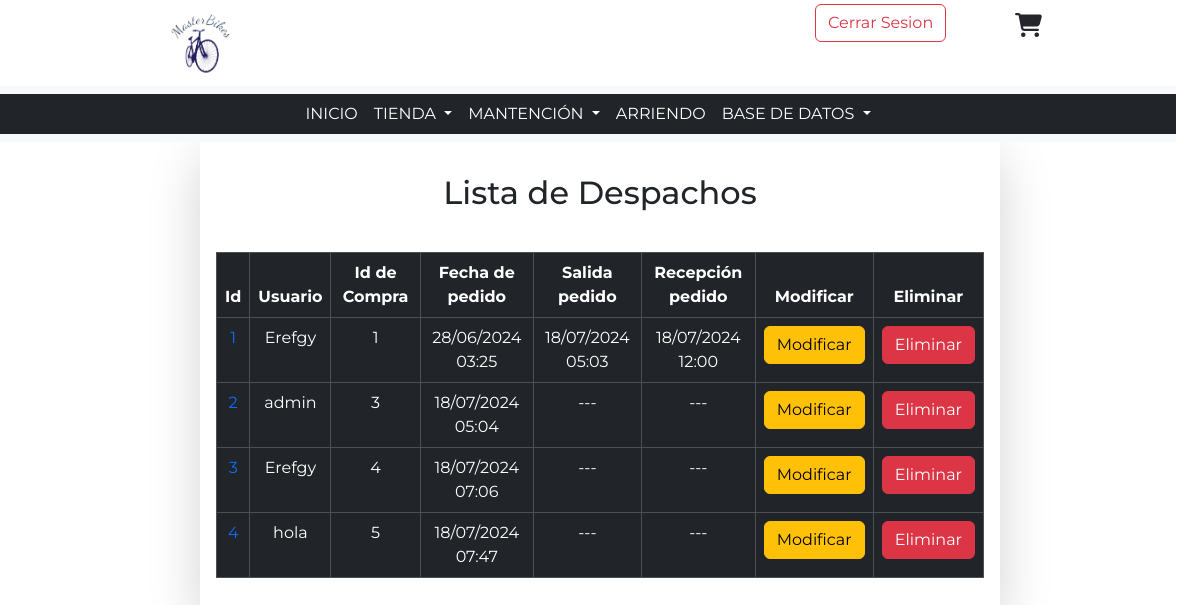
The app's page /accounts/crud-despacho/0 (signed in) with its own data.
### MasterBikes/models.py (models this page shows, shortened)
class Despacho(models.Model):
    id_despacho = models.AutoField(primary_key=True, db_column="idDespacho")
    id_pago = models.ForeignKey(
        "Pago", on_delete=models.CASCADE, db_column="idPago"
    )
    pedido = models.DateTimeField(blank=True,null=True)
    envio = models.DateTimeField(blank=True,null=True)
    recibo = models.DateTimeField(blank=True,null=True)

class Pago(models.Model):
    id_pago = models.AutoField(primary_key=True, db_column="idPago")
    rut = models.ForeignKey(
        "Usuario", on_delete=models.CASCADE, db_column="rut"
    )
    total = models.IntegerField()
    id_forma_pago = models.ForeignKey(
        "FormaPago", on_delete=models.CASCADE, db_column="idFormaPago"
    )
    domicilio = models.BooleanField()

class Usuario(models.Model):
    user = models.OneToOneField(User, on_delete=models.CASCADE)
    rut = models.CharField(primary_key=True, max_length=10)
    id_tipo_usuario = models.ForeignKey(
        "TipoUsuario", on_delete=models.CASCADE, db_column="idTipoUsuario"
    )

### MasterBikes/views.py (the view)
# urls.py: path('crud-despacho/<int:pk>', views.crud_despacho, name='crud-despacho'),
@login_required
def crud_despacho(request,pk):
    despachos = Despacho.objects.all()
    us = Usuario.objects.get(user=request.user)
    despacho = Despacho.objects.all()
    f = 'filtro'
    c = False
    if pk == 0:
        despachos = Despacho.objects.all()
    else:
        f = 'sin'
        pag = Pago.objects.get(id_pago = str(pk))
        despacho = Despacho.objects.get(id_pago = pag)
    detalles = Detalle.objects.all()
    if c:
        context={
            "f":f,
            "despacho":despacho,
            "despachos":despachos,
            "detalles":detalles
        }
    else:
        context={
            "f":f,
            "a":"sssss",
            "despacho":despacho,
            "despachos":despachos,
            "detalles":detalles
        }
    return render(request, 'pages/despliegue/crud_despacho.html', context)

### MasterBikes/templates/pages/despliegue/crud_despacho.html (shortened to what this page needs)
<!DOCTYPE html>
<html lang="en">
<head>
    {% load static %}
    <link rel="stylesheet" href="{% static 'css/bootstrap.min.css'%}">
    <link rel="stylesheet" href="{% static 'css/style.css'%}">
    <link rel="stylesheet" href="https://cdnjs.cloudflare.com/ajax/libs/font-awesome/6.2.1/css/all.min.css">
</head>
<body>
    {% include 'base/header_admin.html' %}
    <main>
        <div class="container">
            <div class="row">
                <div class="col-md-8 shadow-lg mx-auto text-center p-3">
                    {% if a %}
                    {% if f == 'filtro' %}
                        <h2 class="my-3">Lista de Despachos</h2>
                    {% elif f == 'sin' %}
                        <h2 class="my-3">Despacho de la compra id: {{despacho.id_pago.id_pago}}</h2>
                    {% endif %}
                    <br>
                    <table class="table table-dark table-hover table-bordered">
                        <thead>
                            <th>Id</th>
                            <th>Usuario</th>
                            <th>Id de Compra</th>
                            <th>Fecha de pedido</th>
                            <th>Salida pedido</th>
                            <th>Recepción pedido</th>
                            {% if request.session.tipo != 'Cliente' %}
                                <th>Modificar</th>
                                <th>Eliminar</th>
                            {% endif %}
                        </thead>
                        <tbody>
                            {% if f == 'filtro' %}
                                {% if despachos %}
                                    {% for tmp in despachos %}
                                        <tr>
                                            <td><a href="{% url 'crud-despacho' pk=tmp.id_pago.id_pago %}">{{tmp.id_despacho}}</a></td>
                                            <td>{{tmp.id_pago.rut.user.username}}</td>
                                            <td>{{tmp.id_pago.id_pago}}</td>
                                            <td>{{tmp.pedido|date:"d/m/Y H:i"}}</td>
                                            {% if tmp.envio %}
                                                <td>{{tmp.envio|date:"d/m/Y H:i"}}</td>
                                            {% else %}
                                                <td>---</td>
                                            {% endif %}
                                            {% if tmp.recibo %}
                                                <td>{{tmp.recibo|date:"d/m/Y H:i"}}</td>
                                            {% else %}
                                                <td>---</td>
                                            {% endif %}
                                            {% if request.session.tipo != 'Cliente' %}
                                                <td><a href=""><button class="btn btn-warning">Modificar</button></a></td>
                                                <td><a href=""><button class="btn btn-danger">Eliminar</button></a></td>
                                            {% endif %}
                                        </tr>
                                    {% endfor %}
                                {% endif %}
                            {% endif %}
                        </tbody>
                    </table>
                {% endif %}
                </div>
            </div>
            <br>
            <br>
        </div>
    </main>
</body>
</html>

### MasterBikes/static/css/style.css (style rules this page uses)
a { text-decoration: none; }
* { margin: 0; padding: 0; box-sizing: border-box; list-style: none; }
body { font-family: sans-serif; }
.container { max-width: 1200px; margin: 0 auto; }
* { box-sizing: border-box; font-family: Montserrat; padding: 0; margin: 0; }

### records on screen
Despacho: id_despacho "1", id_pago.rut.user.username "Erefgy", id_pago.id_pago "1", pedido "28/06/2024 03:25", envio "18/07/2024 05:03", recibo "18/07/2024 12:00"
Despacho: id_despacho "2", id_pago.rut.user.username "admin", id_pago.id_pago "3", pedido "18/07/2024 05:04"
Despacho: id_despacho "3", id_pago.rut.user.username "Erefgy", id_pago.id_pago "4", pedido "18/07/2024 07:06"
Despacho: id_despacho "4", id_pago.rut.user.username "hola", id_pago.id_pago "5", pedido "18/07/2024 07:47"
